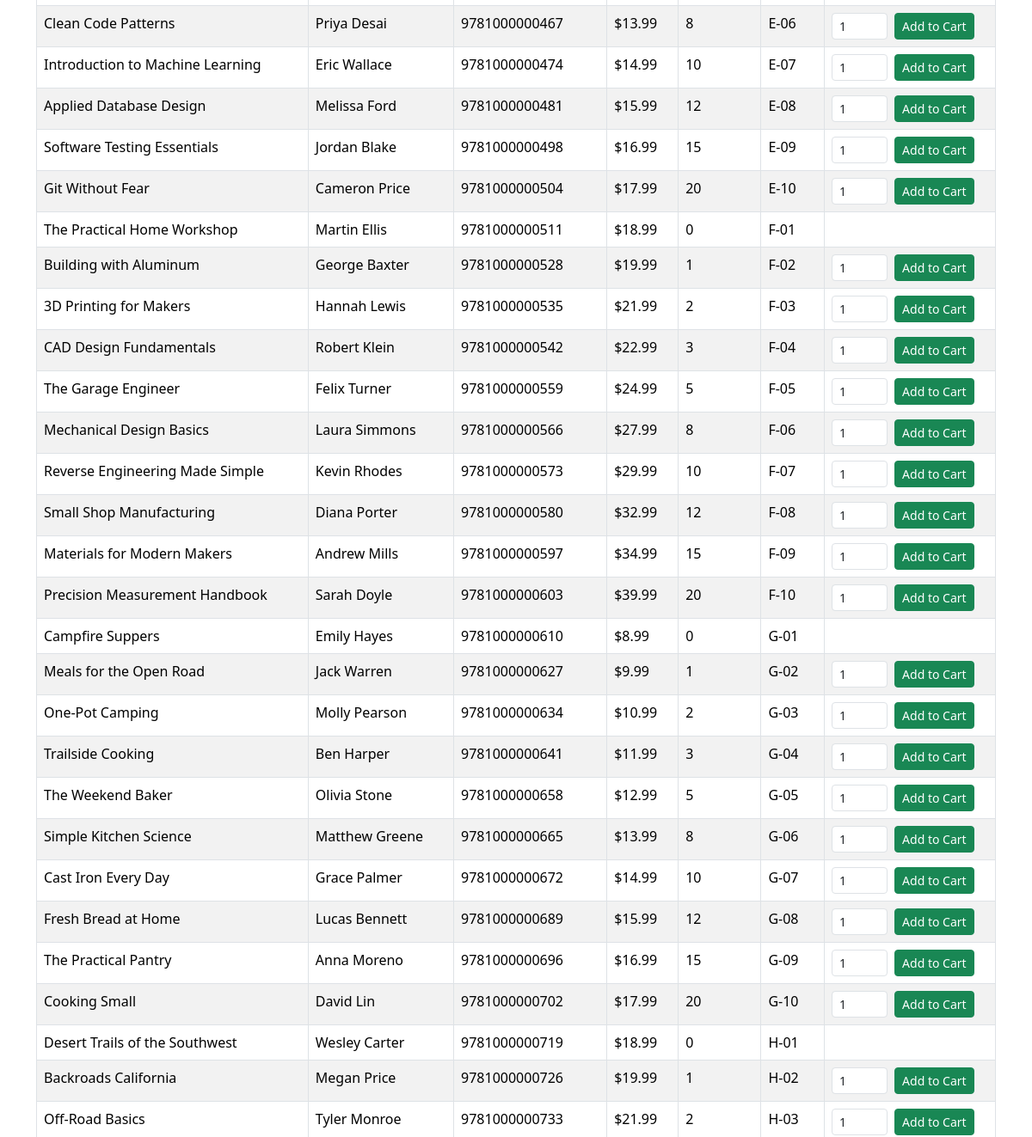
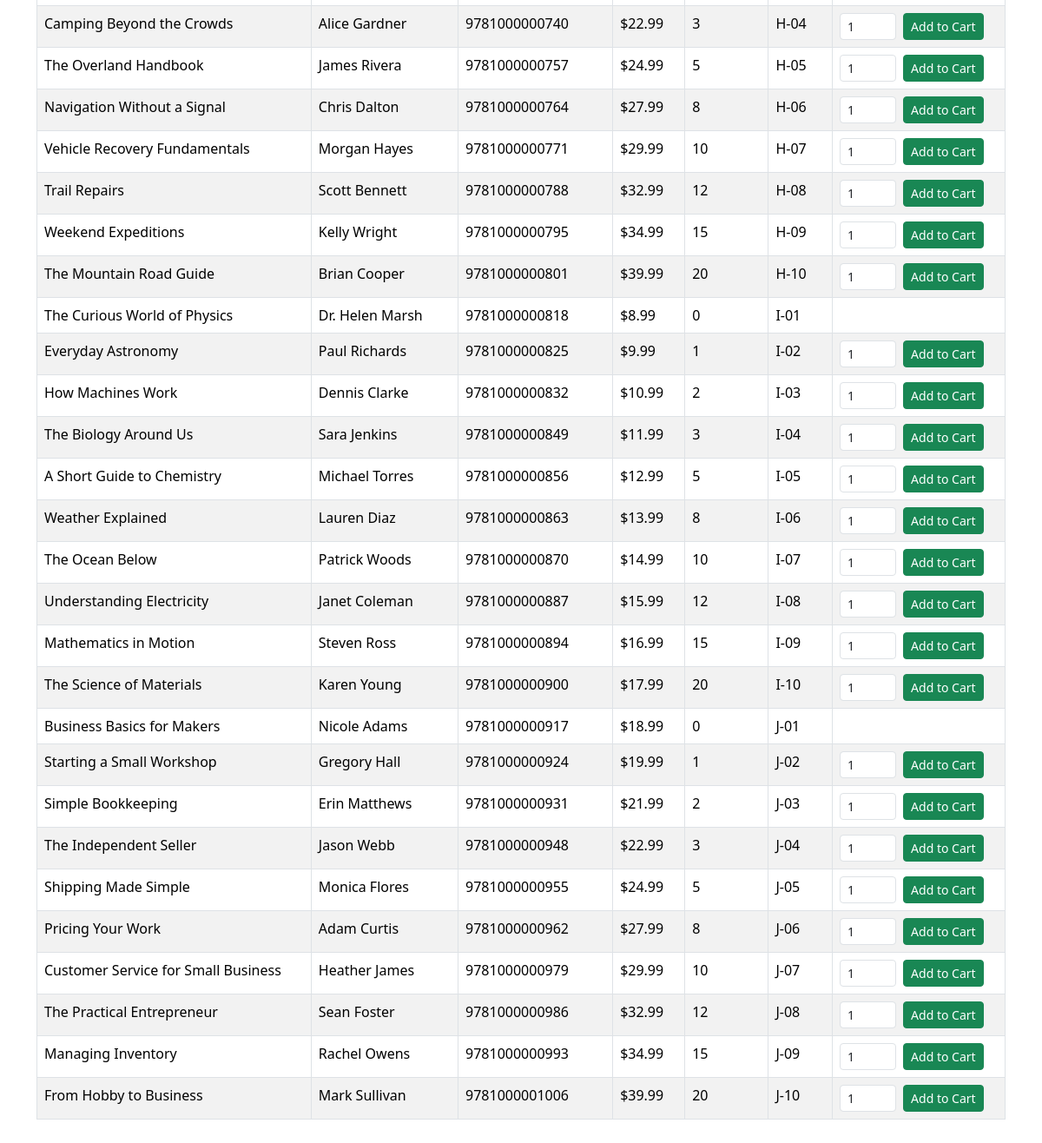
The app's page /inventory/ (lower part), older data (2 pictures, top to bottom).
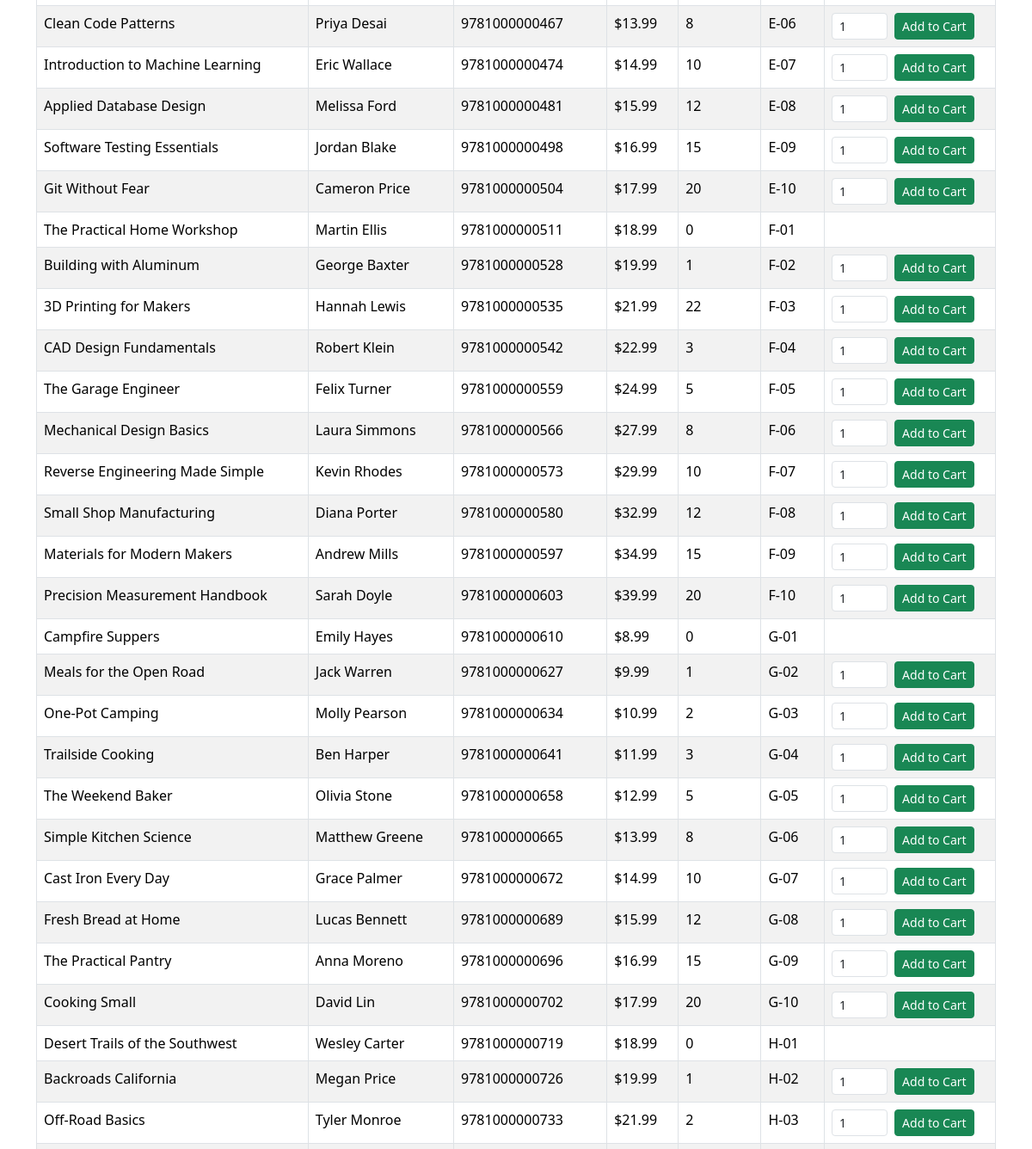
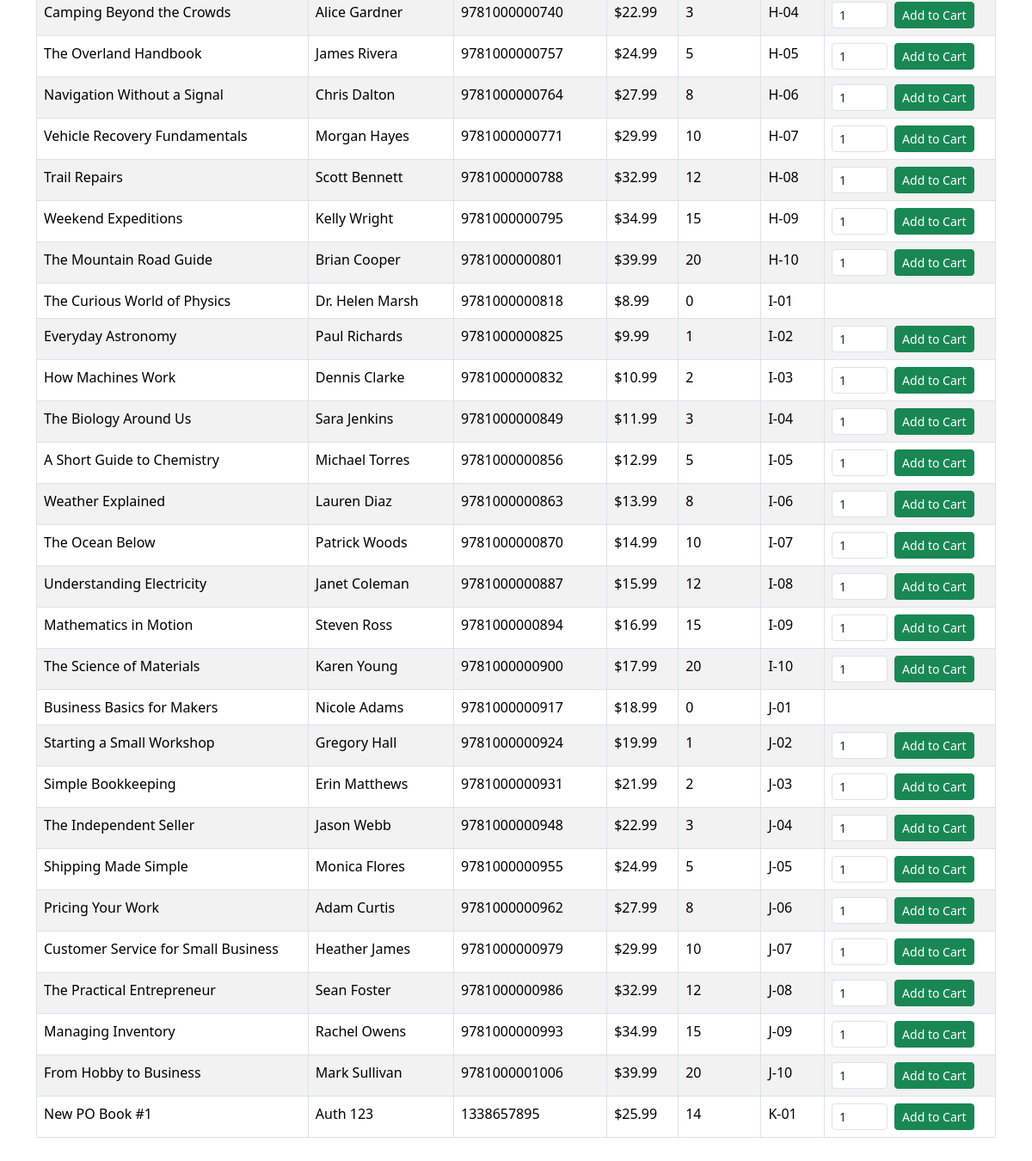
The same page, newer data (2 pictures, top to bottom).
### inventory/models.py (models this page shows, shortened)
class Book(models.Model):
    title = models.CharField(max_length=200)
    author = models.CharField(max_length=200, blank=True)
    isbn = models.CharField(max_length=20, blank=True)
    price = models.DecimalField(max_digits=10, decimal_places=2, null=True, blank=True)
    quantity = models.IntegerField(default=0)
    shelf_location = models.CharField(max_length=50, blank=True)

### inventory/views.py (the view)
# urls.py: path("", views.books, name="books"),
def books(request):
    query = request.GET.get("search", "")
    books = Book.objects.all()
    if query:
        books = books.filter(Q(title__icontains=query) | Q(author__icontains=query) | Q(isbn__icontains=query))
    return render(request, "inventory/books.html", {"books": books,"query": query})

### cart/context_processors.py (called while the page is built)
def cart_count(request):
    cart = request.session.get("cart", {})
    count = sum(
        int(quantity)
        for quantity in cart.values()
    )
    return {
        "cart_count": count
    }

### inventory/templates/inventory/books.html (shortened to what this page needs)
{% extends "base.html" %}
{% block content %}
<table class="table table-striped table-bordered">
    <tbody>
        {% for book in books %}
        <tr>
            <td>{{ book.title }}</td>
            <td>{{ book.author }}</td>
            <td>{{ book.isbn }}</td>
            <td>${{ book.price }}</td>
            <td>{{ book.quantity }}</td>
            <td>{{ book.shelf_location }}</td>
            <td>
                {% if book.quantity > 0 %}
                <form method="post" action="{% url 'cart:add' book.id %}" class="d-flex gap-2">
                    <input
                    type="number"
                    name="quantity"
                    min="1"
                    max="{{ book.quantity }}"
                    value="1"
                    class="form-control form-control-sm"
                    style="max-width: 65px;"
                    aria-label="Quantity for {{ book.title }}"
                    >
                    <button type="submit" class="btn btn-sm btn-success">
                        Add to Cart
                    </button>
                </form>
                {% endif %}
            </td>
        </tr>
        {% empty %}
        <tr>
            <td colspan="8">
                No books found.
            </td>
        </tr>
        {% endfor %}
    </tbody>
</table>
{% endblock %}

Row changes from the older to the newer data that the page shows:
changed Book "3D Printing for Makers": quantity "2" → "22"
added Book: title "New PO Book #1", author "Auth 123", isbn "1338657895", price "25.99", quantity "14", shelf_location "K-01"
